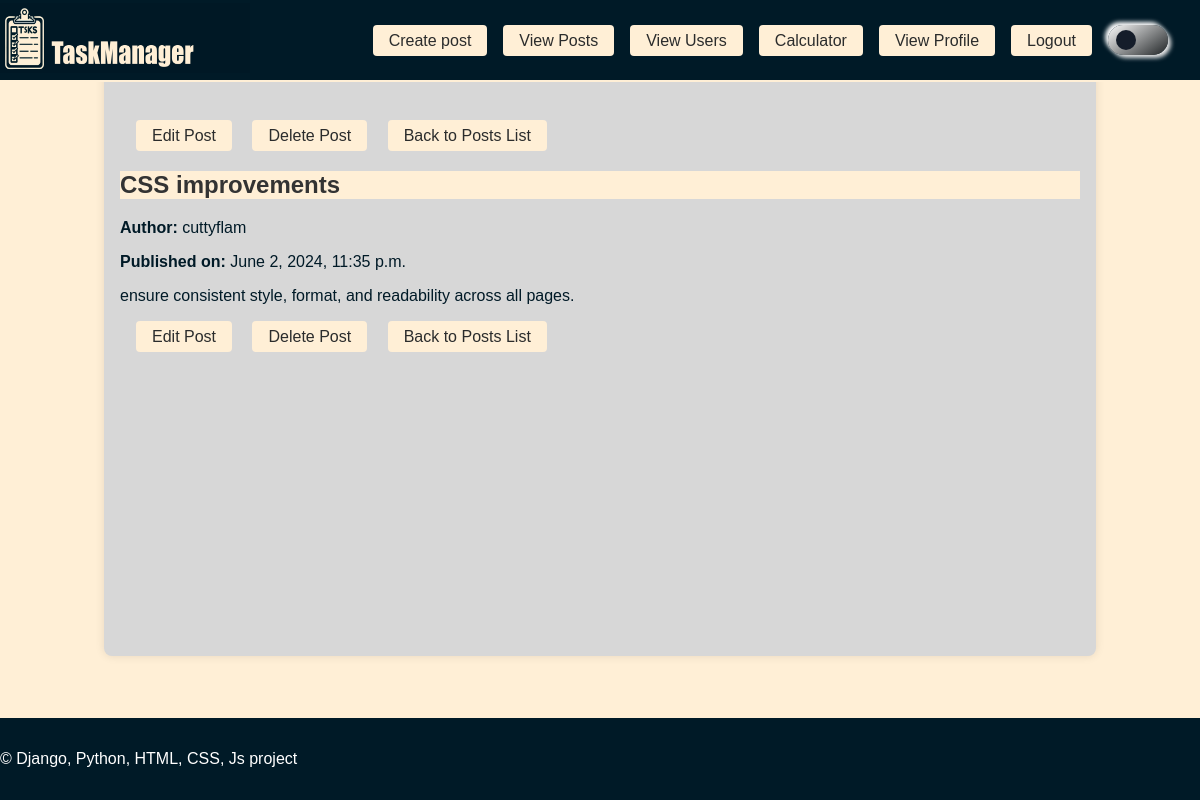
The page /post/18/ (signed in) on the database its author committed.
### posts/models.py (models this page shows, shortened)
class Post(models.Model):
    title = models.CharField(max_length=200)
    content = models.TextField()
    created_at = models.DateTimeField(auto_now_add=True)
    author = models.ForeignKey(User, on_delete=models.CASCADE)
    privacy = models.CharField(max_length=10)

### posts/views.py (the view)
# urls.py: path('post/<int:post_id>/', views.view_post, name='view_post'),
@login_required
def view_post(request, post_id):
    post = get_object_or_404(Post, pk=post_id)
    is_manager = request.user.groups.filter(name='manager').exists()
    return render(request, 'posts/view_post.html', {
        'post': post,
        'is_manager': is_manager,
        'user_is_author': request.user == post.author
    })

### posts/templates/posts/view_post.html (shortened to what this page needs)
{% extends "posts/base.html" %}
{% block content %}
<a class="menu-button" href="{% url 'edit_post' post.id %}">Edit Post</a>
{% if user_is_author or is_manager %}
    <a class="menu-button" href="{% url 'delete_post' post.id %}">Delete Post</a>
{% endif %}
<a class="menu-button" href="{% url 'all_posts' %}">Back to Posts List</a>
<div class="view-post-page">
    <h2>{{ post.title }}</h2>
    <p><strong>Author:</strong> {{ post.author }}</p>
    <p><strong>Published on:</strong> {{ post.created_at }}</p>
    <p>{{ post.content|safe }}</p>
    <a class="menu-button" href="{% url 'edit_post' post.id %}">Edit Post</a>
    {% if user_is_author or is_manager %}
        <a class="menu-button" href="{% url 'delete_post' post.id %}">Delete Post</a>
    {% endif %}
    <a class="menu-button" href="{% url 'all_posts' %}">Back to Posts List</a>
</div>
{% endblock %}

### posts/static/styles.css (style rules this page uses)
body { display: flex; align-items: center; justify-content: center; transition: .2s; font-family: Arial, sans-serif; margin: 0; padding: 0; background-color: #ecebeb; flex-direction: column; min-height: 100vh; }
h2.light { text-align: left; color: #333; }
.menu-button, .default-button { display: inline-block; margin: 0rem 0; margin-left: 1rem; padding: 0.5rem 1rem; background-color: #ffefd6; color: #2b2c2c; text-decoration: none; border-radius: 4px; height: 15px; line-height: 15px; }
.light { background: #ffefd6; color: #001a27; word-wrap: break-word; overflow-wrap: break-word; }

### rows shown on the page
Post: title "CSS improvements", author "cuttyflam", created_at "June 2, 2024, 11:35 p.m.", content "ensure consistent style, format, and readability across all pages."
